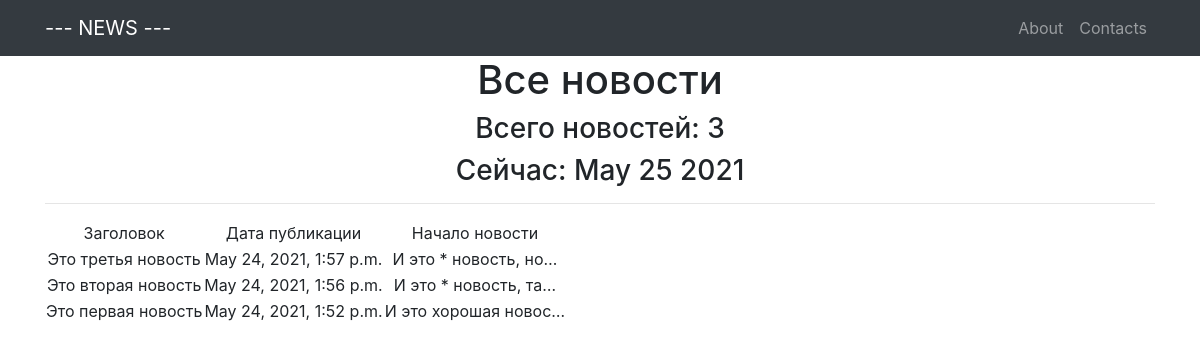
Page /news/ on the committed database.
### news/models.py (models this page shows, shortened)
class News(models.Model):
    datetime   = models.DateTimeField(auto_now_add = True)
    title      = models.CharField(max_length = 255)
    text       = models.TextField()

### news/views.py (the view)
# urls.py: path('',         NewsList.as_view()),   # т.к. сам по себе это класс, то нам надо представить этот класс в виде view. Для этого вызываем метод as_view
class NewsList(ListView):
    model = News                 # указываем модель, объекты которой мы будем выводить
    template_name = 'news.html'  # указываем имя шаблона, в котором будет лежать html, в котором будут все инструкции о том, как именно пользователю должны вывестись наши объекты
    context_object_name = 'news' # это имя списка, в котором будут лежать все объекты, его надо указать, чтобы обратиться к самому списку объектов через html-шаблон
    queryset = News.objects.order_by('-id')
    def get_context_data(self, **kwargs):
        context = super().get_context_data(**kwargs)
        context['time_now'] = datetime.datetime.now()  # добавим переменную текущей даты time_now
        return context

### news/templatetags/censor.py (called while the page is built)
@register.filter(name='censor')
def censor(value, arg):
    words = value.split();
    for word in words:
        for mat in mats:
            if word.find(mat) != -1:
                value = value.replace(word, "*")
    return value

### templates/news.html (shortened to what this page needs)
{% extends 'flatpages/default.html' %}
{% load censor %}
{% block content %}
    <h1>Все новости</h1>
    <h3>Всего новостей: {{ news|length }}</h3>
    <h3>Сейчас: {{ time_now|date:'M d Y' }}</h3>
    <hr>
    {% if news %}
        <table>
            <tr>
                <td>Заголовок</td>
                <td>Дата публикации</td>
                <td>Начало новости</td>
            </tr>
        {% for new in news %}
            <tr>
                <td>{{ new.title|censor:'' }}</td>
                <td>{{ new.datetime }}</td>
                <td>{{ new.text|censor:''|truncatechars:20 }}</td>
            </tr>
        {% endfor %}
        </table>
    {% else %}
        <h2>Новостей нет!</h2>
    {% endif %}
{% endblock content %}

### templates/flatpages/default.html (shortened to what this page needs)
{% load static %}
<!DOCTYPE html>
<html lang="en">
    <head>
        <link href="{% static 'css/styles.css' %}" rel="stylesheet" />
    </head>
    <body>
        <nav class="navbar navbar-expand-lg navbar-dark bg-dark static-top">
            <div class="container">
                <a class="navbar-brand" href="#!">--- NEWS ---</a>
                <div class="collapse navbar-collapse" id="navbarResponsive">
                    <ul class="navbar-nav ml-auto">
                        <li class="nav-item"><a class="nav-link" href="/about">About</a></li>
                        <li class="nav-item"><a class="nav-link" href="/contacts">Contacts</a></li>
                    </ul>
                </div>
            </div>
        </nav>
        <div class="container">
            <div class="text-center">
                {% block content %}{% endblock content %}
            </div>
        </div>
    </body>
</html>

### rows in the picture
News: title|censor "Это третья новость", datetime "May 24, 2021, 1:57 p.m.", text|censor "И это * новость, но…"
News: title|censor "Это вторая новость", datetime "May 24, 2021, 1:56 p.m.", text|censor "И это * новость, та…"
News: title|censor "Это первая новость", datetime "May 24, 2021, 1:52 p.m.", text|censor "И это хорошая новос…"

### other values in the picture
{{ news|length }} "3"
{{ time_now|date:'M d Y' }} "May 25 2021"
